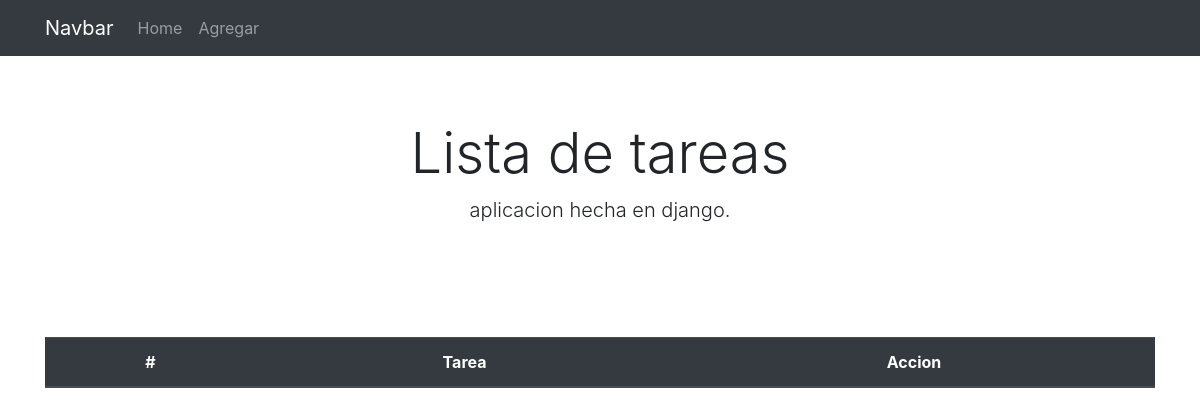
Before: / with the older database file.
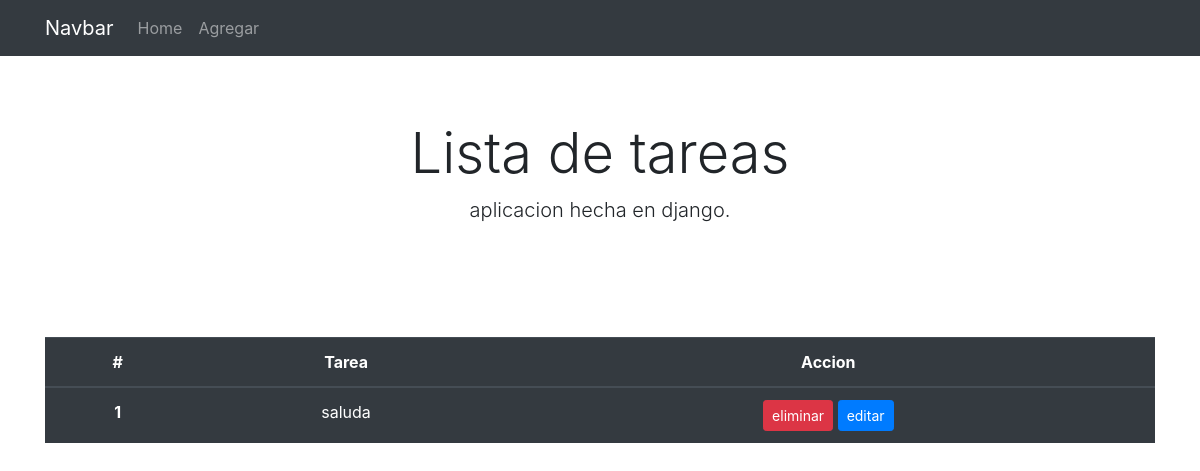
After: the same page with the newer database file.
### todo/models.py (models this page shows)
class Tarea(models.Model):
    tarea=models.CharField(max_length=100)
    def __str__(self):
        return self.tarea

### todo/views.py (the view)
# urls.py: 2. Add a URL to urlpatterns:  path('', views.home, name='home')
def home(request):
    tareas = Tarea.objects.all()
    context = {'tareas':tareas}
    return render(request,'todo/home.html',context)

### todo/templates/todo/home.html
{%extends 'todo/layout.html' %}
{%block content%}
<div class="container text-center">
<table class="table table-dark">
    <thead>
      <tr>
        <th scope="col">#</th>
        <th scope="col">Tarea</th>
        <th scope="col">Accion</th>
      </tr>
    </thead>
    <tbody>
        {% for tarea in tareas %}
      <tr>
        <th scope="row">{{ tarea.id }}</th>
        <td>{{ tarea }}</td>
        <td>
            <a class="btn btn-danger btn-sm" href="{% url 'eliminar' tarea.id %}">eliminar</a>
            <a class="btn btn-primary btn-sm" href="{% url 'editar' tarea.id %}">editar</a>
        </td>
      </tr>
      {% endfor %}
    </tbody>
  </table>
</div>
{% endblock %}

### todo/templates/todo/layout.html (shortened to what this page needs)
<!doctype html>
<html lang="en">
  <head>
    <link rel="stylesheet" href="https://cdn.jsdelivr.net/npm/bootstrap@4.5.3/dist/css/bootstrap.min.css">
        <nav class="navbar navbar-expand-lg navbar-dark bg-dark">
                <div class="container">
            <a class="navbar-brand" href="#">Navbar</a>
            <div class="collapse navbar-collapse" id="navbarNavAltMarkup">
                <div class="navbar-nav">
                    <a class="nav-link" href="{% url 'home' %}">Home</a>
                    <a class="nav-link" href="{% url 'agregar' %}">Agregar</a>
                </div>
            </div>
            </div>
        </nav>
        <div class="jumbotron jumbotron-fluid bg-white">
            <div class="container text-center">
              <h1 class="display-4">Lista de tareas</h1>
              <p class="lead">aplicacion hecha en django.</p>
            </div>
          </div>
    {% block content %}
    {% endblock %}
  </body>
</html>

Changed rows visible on the page:
added Tarea: id "1", tarea "saluda"
